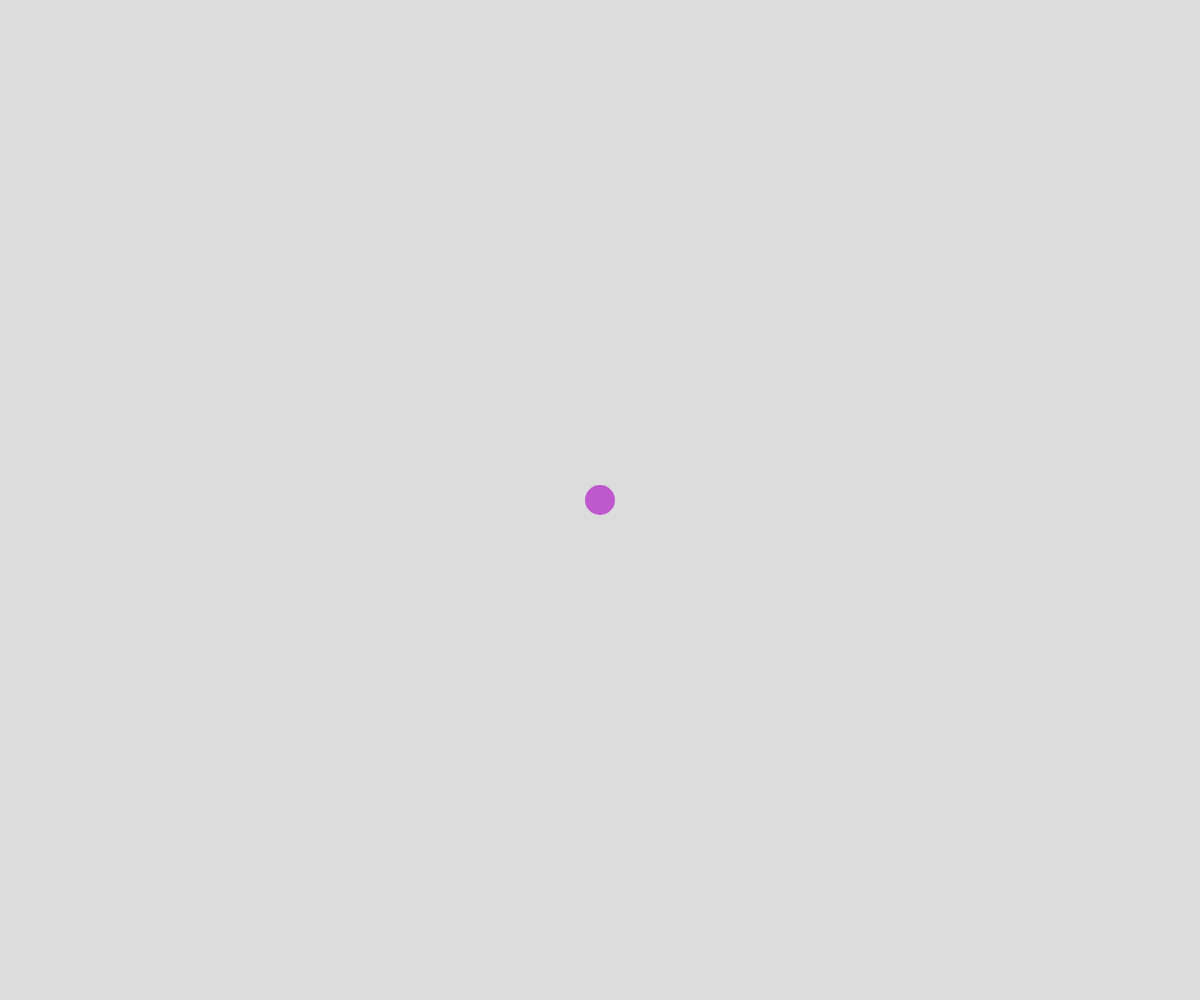
Frame 1 (no input)
Frame 60 (no input): identical to frame 1, image omitted
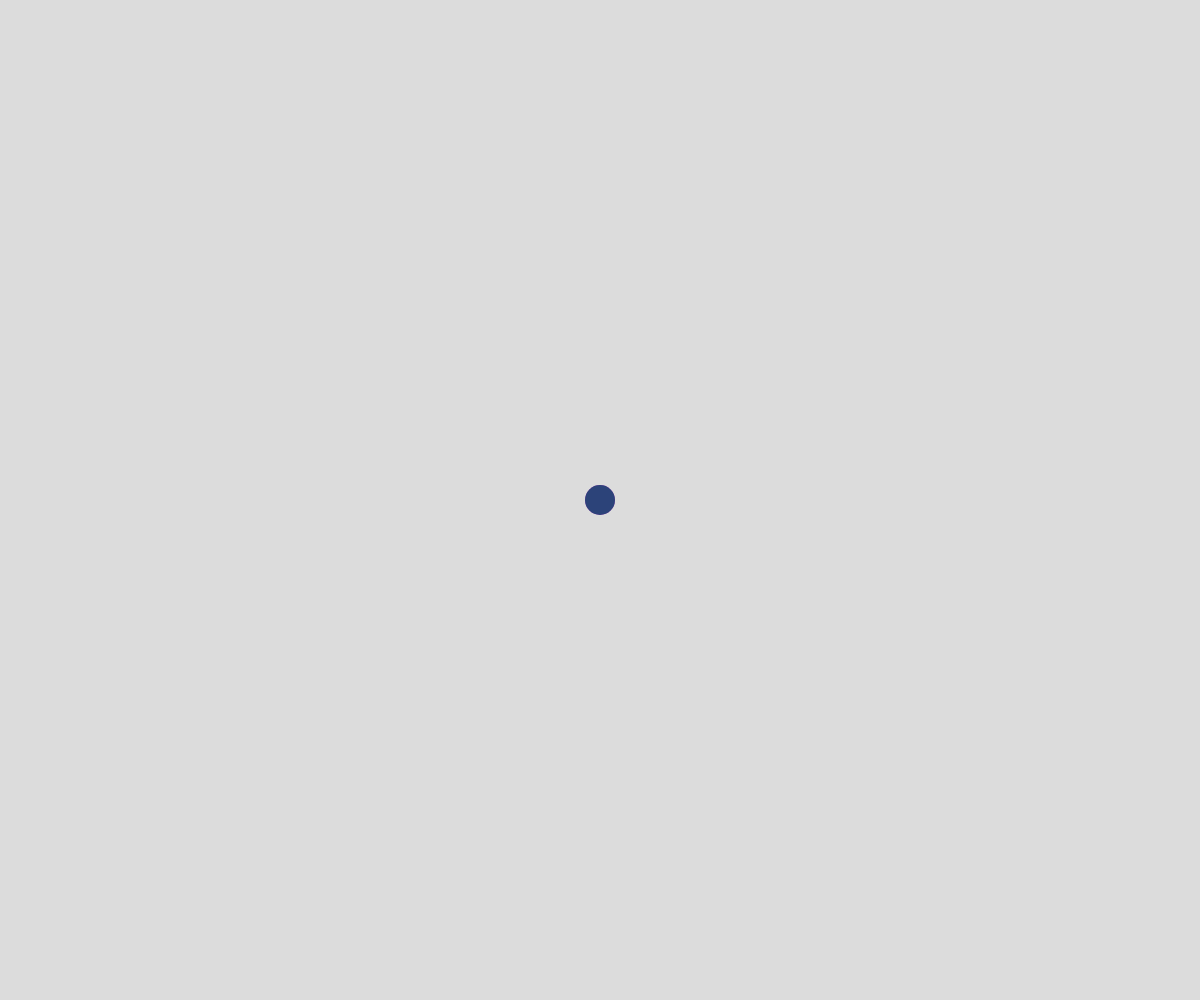
Frame 120 (the mouse pressed at the canvas centre since frame 60)

The p5.js sketch that drew these frames (run headless with seeded random() and noise() and a simulated clock; from frame 60 on, the mouse is pressed at the canvas centre):

// p5.js sketch
// ── sketch.js
// Project Title
// Your Name
// Date
//
// Extra for Experts:
// - describe what you did to take this project "above and beyond"

let points = [];

function setup() {
  createCanvas(windowWidth, windowHeight);
  let somePoint = new MovingPoint(width/2, height/2);
  points.push(somePoint);
}

function draw() {
  background(220);
  
  for (let point of points) {
    point.update();
    point.display();
  }
}

class MovingPoint {
  constructor(x, y) {
    this.speed = 5;
    this.radius = 15;
    this.x = x;
    this.y = y;
    this.xTime = random(0, 1000);
    this.yTime = random(0, 1000);
    this.deltaTime = 0.01;
    this.color = color(random(255),random(255),random(255));
  }
  display() {
    noStroke();
    fill(this.color);
    circle(this.x, this.y, this.radius*2);
  }
  update() {
    //pick random direction of movement
    let dx = noise(this.xTime)*width;
    let dy = noise(this.yTime)*height;

    //scale speed
    this.dx = map(dx, 0, 1, -this.speed, +this.speed);
    this.dy = map(dy, 0, 1, -this.speed, +this.speed);


    // this.x = noise(this.xTime)*width;
    // this.y = noise(this.yTime)*height;

    //move around
    this.xTime = this.xTime + dx;
    this.yTime = this.yTime + dy;
  }
}

function mousePressed() {
  let somePoint = new MovingPoint(mouseX, mouseY);
  points.push(somePoint);
}
